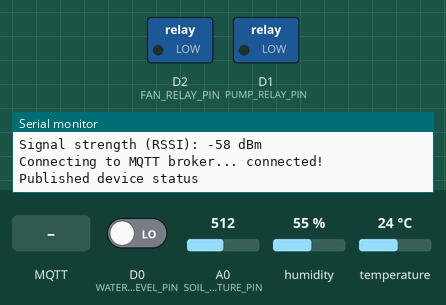
The sketch below on a simulated ESP8266 (Wemos D1 mini). Parts: switched loads named in the sketch (green lamp = pin HIGH), the last lines printed to the serial monitor. Inputs (shaded band) come from the test bench; at power-on: temperature 24 °C, A0 (SOIL_MOISTURE_PIN) = 512, D0 (WATER_LEVEL_PIN) LOW, humidity 55 %. WiFi joins after 1.5 s; servers stay silent unless stated; no MQTT or app messages arrive unless stated.

Above: at 2.7 s.
2.8 s: temperature set to 34 °C
6.5 s: temperature set to 37 °C
At 10.3 s:
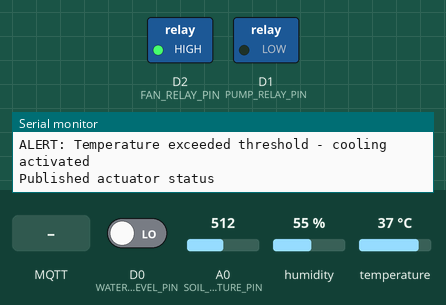
11.5 s: A0 (SOIL_MOISTURE_PIN) set to 696
16.2 s: A0 (SOIL_MOISTURE_PIN) set to 724
At 21.2 s:
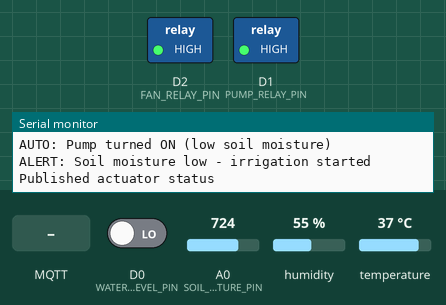
21.5 s: MQTT message "1" arrives on the second subscribed topic
At 22.4 s:
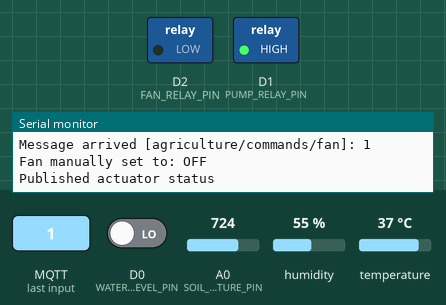
Timing chart, 0 to 24.5 s (numbered marks = the images above; inputs shaded):
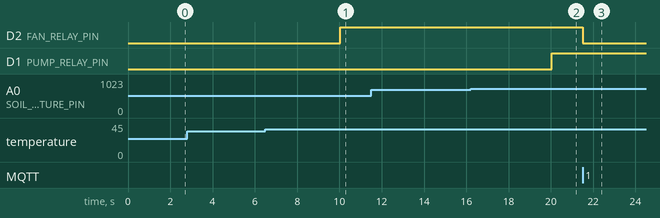

The sketch:

ESP8266_Firmware_Example.ino
```cpp
/*
 * IoT Smart Agriculture System - ESP8266 Firmware
 *
 * Hardware:
 * - LOLIN(WEMOS) D1 R2 & Mini (ESP8266)
 * - DHT11 Temperature & Humidity Sensor
 * - Soil Moisture Sensor (Analog)
 * - Water Level Sensor (Analog)
 * - 2-Channel Relay Module (for Pump & Fan)
 *
 * Features:
 * - Publishes sensor data to MQTT broker
 * - Subscribes to control commands
 * - Auto/Manual mode for actuators
 * - WiFi reconnection handling
 * - MQTT reconnection handling
 */

#include <ESP8266WiFi.h>
#include <PubSubClient.h>
#include <DHT.h>
#include <ArduinoJson.h>

// WiFi Configuration
const char* ssid = "YOUR_WIFI_SSID";
const char* password = "YOUR_WIFI_PASSWORD";

// MQTT Configuration
const char* mqtt_server = "YOUR_MQTT_BROKER_IP";
const int mqtt_port = 1883;
const char* mqtt_user = "YOUR_MQTT_USERNAME";  // Leave empty if no auth
const char* mqtt_password = "YOUR_MQTT_PASSWORD";  // Leave empty if no auth
const char* mqtt_client_id = "ESP8266-Agriculture-01";

// MQTT Topics
const char* topic_sensors = "agriculture/sensors";
const char* topic_actuators = "agriculture/actuators";
const char* topic_status = "agriculture/status";
const char* topic_alerts = "agriculture/alerts";
const char* topic_cmd_pump = "agriculture/commands/pump";
const char* topic_cmd_fan = "agriculture/commands/fan";
const char* topic_cmd_config = "agriculture/commands/config";

// Pin Definitions
#define DHT_PIN D4              // DHT11 data pin
#define SOIL_MOISTURE_PIN A0    // Soil moisture sensor (analog)
#define WATER_LEVEL_PIN D0      // Water level sensor (digital, or use analog if available)
#define PUMP_RELAY_PIN D1       // Water pump relay
#define FAN_RELAY_PIN D2        // Cooling fan relay

#define DHT_TYPE DHT11

// Sensor & Timing
DHT dht(DHT_PIN, DHT_TYPE);
WiFiClient espClient;
PubSubClient client(espClient);

// Timing intervals (milliseconds)
unsigned long lastSensorRead = 0;
unsigned long lastStatusPublish = 0;
const long sensorInterval = 5000;    // Read sensors every 5 seconds
const long statusInterval = 30000;   // Publish status every 30 seconds

// Sensor data
float temperature = 0.0;
float humidity = 0.0;
int soilMoisture = 0;
int waterLevel = 0;

// Actuator states
bool pumpStatus = false;
bool fanStatus = false;
String pumpMode = "auto";
String fanMode = "auto";

// Thresholds (can be updated via MQTT)
int soilMoistureMin = 30;
int soilMoistureMax = 70;
float temperatureMax = 35.0;
int waterLevelMin = 20;

void setup() {
  Serial.begin(115200);
  Serial.println("\n\nIoT Smart Agriculture System - ESP8266");
  Serial.println("========================================");

  // Initialize pins
  pinMode(PUMP_RELAY_PIN, OUTPUT);
  pinMode(FAN_RELAY_PIN, OUTPUT);
  pinMode(WATER_LEVEL_PIN, INPUT);

  digitalWrite(PUMP_RELAY_PIN, LOW);  // Relays OFF initially
  digitalWrite(FAN_RELAY_PIN, LOW);

  // Initialize DHT sensor
  dht.begin();

  // Connect to WiFi
  setupWiFi();

  // Setup MQTT
  client.setServer(mqtt_server, mqtt_port);
  client.setCallback(mqttCallback);
}

void loop() {
  // Maintain connections
  if (!client.connected()) {
    reconnectMQTT();
  }
  client.loop();

  unsigned long currentMillis = millis();

  // Read sensors periodically
  if (currentMillis - lastSensorRead >= sensorInterval) {
    lastSensorRead = currentMillis;
    readSensors();
    publishSensorData();
    checkThresholds();  // Auto mode logic
  }

  // Publish status periodically
  if (currentMillis - lastStatusPublish >= statusInterval) {
    lastStatusPublish = currentMillis;
    publishStatus();
  }
}

// WiFi Setup
void setupWiFi() {
  delay(10);
  Serial.println("\nConnecting to WiFi...");
  Serial.print("SSID: ");
  Serial.println(ssid);

  WiFi.mode(WIFI_STA);
  WiFi.begin(ssid, password);

  while (WiFi.status() != WL_CONNECTED) {
    delay(500);
    Serial.print(".");
  }

  Serial.println("\nWiFi connected!");
  Serial.print("IP address: ");
  Serial.println(WiFi.localIP());
  Serial.print("Signal strength (RSSI): ");
  Serial.print(WiFi.RSSI());
  Serial.println(" dBm");
}

// MQTT Reconnect
void reconnectMQTT() {
  while (!client.connected()) {
    Serial.print("Connecting to MQTT broker...");

    // Attempt to connect
    if (client.connect(mqtt_client_id, mqtt_user, mqtt_password)) {
      Serial.println(" connected!");

      // Subscribe to command topics
      client.subscribe(topic_cmd_pump);
      client.subscribe(topic_cmd_fan);
      client.subscribe(topic_cmd_config);

      // Publish online status
      publishStatus();
    } else {
      Serial.print(" failed, rc=");
      Serial.print(client.state());
      Serial.println(". Retrying in 5 seconds...");
      delay(5000);
    }
  }
}

// MQTT Callback
void mqttCallback(char* topic, byte* payload, unsigned int length) {
  Serial.print("Message arrived [");
  Serial.print(topic);
  Serial.print("]: ");

  // Convert payload to string
  String message = "";
  for (unsigned int i = 0; i < length; i++) {
    message += (char)payload[i];
  }
  Serial.println(message);

  // Parse JSON
  StaticJsonDocument<256> doc;
  DeserializationError error = deserializeJson(doc, message);

  if (error) {
    Serial.print("JSON parse failed: ");
    Serial.println(error.c_str());
    return;
  }

  // Handle pump commands
  if (String(topic) == topic_cmd_pump) {
    bool status = doc["status"];
    String mode = doc["mode"] | "manual";

    pumpMode = mode;
    if (mode == "manual") {
      pumpStatus = status;
      digitalWrite(PUMP_RELAY_PIN, status ? HIGH : LOW);
      Serial.print("Pump manually set to: ");
      Serial.println(status ? "ON" : "OFF");
    }
    publishActuatorStatus();
  }

  // Handle fan commands
  if (String(topic) == topic_cmd_fan) {
    bool status = doc["status"];
    String mode = doc["mode"] | "manual";

    fanMode = mode;
    if (mode == "manual") {
      fanStatus = status;
      digitalWrite(FAN_RELAY_PIN, status ? HIGH : LOW);
      Serial.print("Fan manually set to: ");
      Serial.println(status ? "ON" : "OFF");
    }
    publishActuatorStatus();
  }

  // Handle config updates
  if (String(topic) == topic_cmd_config) {
    if (doc.containsKey("soilMoisture")) {
      soilMoistureMin = doc["soilMoisture"]["min"];
      soilMoistureMax = doc["soilMoisture"]["max"];
    }
    if (doc.containsKey("temperature")) {
      temperatureMax = doc["temperature"]["max"];
    }
    if (doc.containsKey("waterLevel")) {
      waterLevelMin = doc["waterLevel"]["min"];
    }
    Serial.println("Configuration updated!");
  }
}

// Read all sensors
void readSensors() {
  // Read DHT11
  humidity = dht.readHumidity();
  temperature = dht.readTemperature();

  if (isnan(humidity) || isnan(temperature)) {
    Serial.println("Failed to read from DHT sensor!");
    humidity = 0;
    temperature = 0;
  }

  // Read Soil Moisture (0-1023, convert to 0-100%)
  int rawSoil = analogRead(SOIL_MOISTURE_PIN);
  soilMoisture = map(rawSoil, 1023, 0, 0, 100);  // Reverse: dry=high, wet=low
  soilMoisture = constrain(soilMoisture, 0, 100);

  // Read Water Level (digital or analog depending on sensor)
  int rawWater = digitalRead(WATER_LEVEL_PIN);
  waterLevel = rawWater ? 100 : 20;  // Simplified: full or low

  Serial.println("--- Sensor Readings ---");
  Serial.print("Temperature: ");
  Serial.print(temperature);
  Serial.println(" °C");
  Serial.print("Humidity: ");
  Serial.print(humidity);
  Serial.println(" %");
  Serial.print("Soil Moisture: ");
  Serial.print(soilMoisture);
  Serial.println(" %");
  Serial.print("Water Level: ");
  Serial.print(waterLevel);
  Serial.println(" %");
  Serial.println("---------------------");
}

// Publish sensor data to MQTT
void publishSensorData() {
  StaticJsonDocument<256> doc;

  doc["deviceId"] = mqtt_client_id;
  doc["soilMoisture"] = soilMoisture;
  doc["temperature"] = temperature;
  doc["humidity"] = humidity;
  doc["waterLevel"] = waterLevel;
  doc["timestamp"] = millis();

  char jsonBuffer[256];
  serializeJson(doc, jsonBuffer);

  client.publish(topic_sensors, jsonBuffer);
  Serial.println("Published sensor data");
}

// Publish actuator status
void publishActuatorStatus() {
  StaticJsonDocument<256> doc;

  doc["deviceId"] = mqtt_client_id;

  JsonObject waterPump = doc.createNestedObject("waterPump");
  waterPump["status"] = pumpStatus;
  waterPump["mode"] = pumpMode;

  JsonObject coolingFan = doc.createNestedObject("coolingFan");
  coolingFan["status"] = fanStatus;
  coolingFan["mode"] = fanMode;

  doc["timestamp"] = millis();

  char jsonBuffer[256];
  serializeJson(doc, jsonBuffer);

  client.publish(topic_actuators, jsonBuffer);
  Serial.println("Published actuator status");
}

// Publish device status
void publishStatus() {
  StaticJsonDocument<256> doc;

  doc["deviceId"] = mqtt_client_id;
  doc["online"] = true;
  doc["lastSeen"] = millis();
  doc["ipAddress"] = WiFi.localIP().toString();
  doc["rssi"] = WiFi.RSSI();
  doc["freeHeap"] = ESP.getFreeHeap();
  doc["uptime"] = millis() / 1000;

  char jsonBuffer[256];
  serializeJson(doc, jsonBuffer);

  client.publish(topic_status, jsonBuffer, true);  // Retained message
  Serial.println("Published device status");
}

// Check thresholds and control actuators in auto mode
void checkThresholds() {
  bool alertTriggered = false;
  String alertMessage = "";
  String alertType = "";

  // Auto pump control based on soil moisture
  if (pumpMode == "auto") {
    if (soilMoisture < soilMoistureMin && !pumpStatus) {
      pumpStatus = true;
      digitalWrite(PUMP_RELAY_PIN, HIGH);
      Serial.println("AUTO: Pump turned ON (low soil moisture)");
      publishAlert("low_soil_moisture", "critical", "Soil moisture low - irrigation started");
      publishActuatorStatus();
    } else if (soilMoisture > soilMoistureMax && pumpStatus) {
      pumpStatus = false;
      digitalWrite(PUMP_RELAY_PIN, LOW);
      Serial.println("AUTO: Pump turned OFF (soil moisture sufficient)");
      publishActuatorStatus();
    }
  }

  // Auto fan control based on temperature
  if (fanMode == "auto") {
    if (temperature > temperatureMax && !fanStatus) {
      fanStatus = true;
      digitalWrite(FAN_RELAY_PIN, HIGH);
      Serial.println("AUTO: Fan turned ON (high temperature)");
      publishAlert("high_temperature", "warning", "Temperature exceeded threshold - cooling activated");
      publishActuatorStatus();
    } else if (temperature <= (temperatureMax - 2) && fanStatus) {
      fanStatus = false;
      digitalWrite(FAN_RELAY_PIN, LOW);
      Serial.println("AUTO: Fan turned OFF (temperature normal)");
      publishActuatorStatus();
    }
  }

  // Water level alert
  if (waterLevel < waterLevelMin) {
    publishAlert("low_water_level", "critical", "Water reservoir level critically low!");
  }
}

// Publish alert
void publishAlert(String type, String severity, String message) {
  StaticJsonDocument<256> doc;

  doc["deviceId"] = mqtt_client_id;
  doc["type"] = type;
  doc["severity"] = severity;
  doc["message"] = message;
  doc["timestamp"] = millis();

  char jsonBuffer[256];
  serializeJson(doc, jsonBuffer);

  client.publish(topic_alerts, jsonBuffer);
  Serial.print("ALERT: ");
  Serial.println(message);
}
```

Measured:
- the behaviour switches between 35 and 36 °C on temperature (found by bisection; images 0 and 1)
- the behaviour switches between 710 and 711 on A0 (SOIL_MOISTURE_PIN) (found by bisection; images 1 and 2)
- after the input at 6.5 s, D2 (FAN_RELAY_PIN): LOW → HIGH after 3.5 s
- after the input at 16.2 s, D1 (PUMP_RELAY_PIN): LOW → HIGH after 3.8 s
- after the input at 21.5 s, D2 (FAN_RELAY_PIN): HIGH → LOW at once
